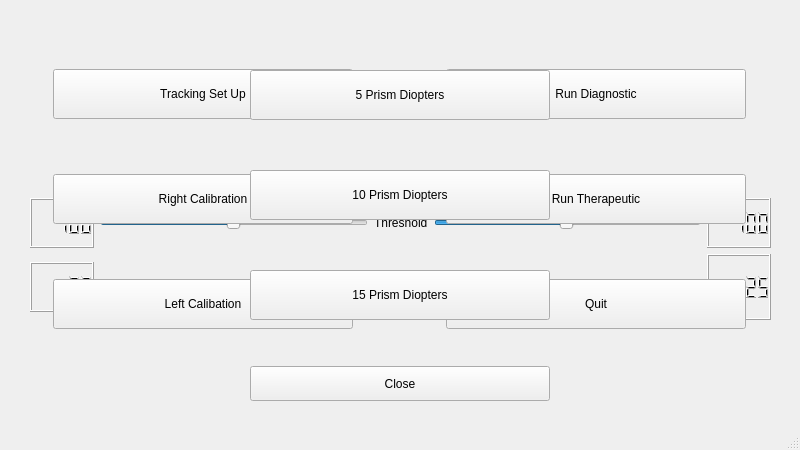
<?xml version="1.0" encoding="UTF-8"?>
<ui version="4.0">
 <class>MainWindow</class>
 <widget class="QMainWindow" name="MainWindow">
  <property name="geometry">
   <rect>
    <x>0</x>
    <y>0</y>
    <width>800</width>
    <height>450</height>
   </rect>
  </property>
  <property name="windowTitle">
   <string>MainWindow</string>
  </property>
  <widget class="QWidget" name="centralwidget">
   <widget class="QWidget" name="verticalLayoutWidget">
    <property name="geometry">
     <rect>
      <x>30</x>
      <y>0</y>
      <width>741</width>
      <height>401</height>
     </rect>
    </property>
    <layout class="QVBoxLayout" name="Displays_and_Controls">
     <item>
      <layout class="QHBoxLayout" name="Displays">
       <item>
        <widget class="QLabel" name="RightEyeDisplay">
         <property name="minimumSize">
          <size>
           <width>192</width>
           <height>192</height>
          </size>
         </property>
         <property name="maximumSize">
          <size>
           <width>192</width>
           <height>192</height>
          </size>
         </property>
         <property name="text">
          <string>&lt;html&gt;&lt;head/&gt;&lt;body&gt;&lt;p align=&quot;center&quot;&gt;Right Eye&lt;/p&gt;&lt;/body&gt;&lt;/html&gt;</string>
         </property>
        </widget>
       </item>
       <item>
        <widget class="QLabel" name="RightEyeLabel">
         <property name="text">
          <string>&lt;html&gt;&lt;head/&gt;&lt;body&gt;&lt;p&gt;&amp;lt;-- Right Eye&lt;/p&gt;&lt;/body&gt;&lt;/html&gt;</string>
         </property>
        </widget>
       </item>
       <item>
        <spacer name="horizontalSpacer">
         <property name="orientation">
          <enum>Qt::Horizontal</enum>
         </property>
         <property name="sizeHint" stdset="0">
          <size>
           <width>40</width>
           <height>20</height>
          </size>
         </property>
        </spacer>
       </item>
       <item>
        <widget class="QLabel" name="LeftEyeLabel">
         <property name="text">
          <string>&lt;html&gt;&lt;head/&gt;&lt;body&gt;&lt;p&gt;Left Eye --&amp;gt;&lt;/p&gt;&lt;/body&gt;&lt;/html&gt;</string>
         </property>
        </widget>
       </item>
       <item>
        <widget class="QLabel" name="LeftEyeDisplay">
         <property name="minimumSize">
          <size>
           <width>192</width>
           <height>192</height>
          </size>
         </property>
         <property name="maximumSize">
          <size>
           <width>192</width>
           <height>192</height>
          </size>
         </property>
         <property name="text">
          <string>&lt;html&gt;&lt;head/&gt;&lt;body&gt;&lt;p align=&quot;center&quot;&gt;Left Eye&lt;/p&gt;&lt;/body&gt;&lt;/html&gt;</string>
         </property>
        </widget>
       </item>
      </layout>
     </item>
     <item>
      <layout class="QHBoxLayout" name="ThresholdControls">
       <item>
        <widget class="QLCDNumber" name="RightEyeThresholdDisplay">
         <property name="minimumSize">
          <size>
           <width>0</width>
           <height>50</height>
          </size>
         </property>
         <property name="maximumSize">
          <size>
           <width>16777215</width>
           <height>50</height>
          </size>
         </property>
         <property name="intValue" stdset="0">
          <number>100</number>
         </property>
        </widget>
       </item>
       <item>
        <widget class="QSlider" name="RightEyeThresholdSlider">
         <property name="minimumSize">
          <size>
           <width>250</width>
           <height>50</height>
          </size>
         </property>
         <property name="maximumSize">
          <size>
           <width>16777215</width>
           <height>50</height>
          </size>
         </property>
         <property name="minimum">
          <number>1</number>
         </property>
         <property name="maximum">
          <number>200</number>
         </property>
         <property name="sliderPosition">
          <number>100</number>
         </property>
         <property name="orientation">
          <enum>Qt::Horizontal</enum>
         </property>
        </widget>
       </item>
       <item>
        <widget class="QLabel" name="ThresholdLabel">
         <property name="minimumSize">
          <size>
           <width>0</width>
           <height>50</height>
          </size>
         </property>
         <property name="maximumSize">
          <size>
           <width>16777215</width>
           <height>50</height>
          </size>
         </property>
         <property name="text">
          <string>Threshold</string>
         </property>
        </widget>
       </item>
       <item>
        <widget class="QSlider" name="LeftEyeThresholdSlider">
         <property name="minimumSize">
          <size>
           <width>250</width>
           <height>50</height>
          </size>
         </property>
         <property name="maximumSize">
          <size>
           <width>16777215</width>
           <height>50</height>
          </size>
         </property>
         <property name="minimum">
          <number>1</number>
         </property>
         <property name="maximum">
          <number>200</number>
         </property>
         <property name="sliderPosition">
          <number>100</number>
         </property>
         <property name="orientation">
          <enum>Qt::Horizontal</enum>
         </property>
        </widget>
       </item>
       <item>
        <widget class="QLCDNumber" name="LeftEyeThresholdDisplay">
         <property name="minimumSize">
          <size>
           <width>0</width>
           <height>50</height>
          </size>
         </property>
         <property name="maximumSize">
          <size>
           <width>16777215</width>
           <height>50</height>
          </size>
         </property>
         <property name="intValue" stdset="0">
          <number>100</number>
         </property>
        </widget>
       </item>
      </layout>
     </item>
     <item>
      <layout class="QHBoxLayout" name="RadiusControl">
       <item>
        <widget class="QLCDNumber" name="RightEyeRadiusDisplay">
         <property name="minimumSize">
          <size>
           <width>0</width>
           <height>50</height>
          </size>
         </property>
         <property name="maximumSize">
          <size>
           <width>16777215</width>
           <height>50</height>
          </size>
         </property>
         <property name="intValue" stdset="0">
          <number>25</number>
         </property>
        </widget>
       </item>
       <item>
        <widget class="QSlider" name="RightEyeRadiusSlider">
         <property name="minimumSize">
          <size>
           <width>250</width>
           <height>50</height>
          </size>
         </property>
         <property name="maximumSize">
          <size>
           <width>16777215</width>
           <height>50</height>
          </size>
         </property>
         <property name="value">
          <number>25</number>
         </property>
         <property name="orientation">
          <enum>Qt::Horizontal</enum>
         </property>
        </widget>
       </item>
       <item>
        <widget class="QLabel" name="RadiusLabel">
         <property name="minimumSize">
          <size>
           <width>0</width>
           <height>50</height>
          </size>
         </property>
         <property name="maximumSize">
          <size>
           <width>16777215</width>
           <height>50</height>
          </size>
         </property>
         <property name="text">
          <string>Radius</string>
         </property>
        </widget>
       </item>
       <item>
        <widget class="QSlider" name="LeftEyeRadiusSlider">
         <property name="minimumSize">
          <size>
           <width>250</width>
           <height>50</height>
          </size>
         </property>
         <property name="maximumSize">
          <size>
           <width>16777215</width>
           <height>50</height>
          </size>
         </property>
         <property name="minimum">
          <number>1</number>
         </property>
         <property name="maximum">
          <number>100</number>
         </property>
         <property name="value">
          <number>25</number>
         </property>
         <property name="orientation">
          <enum>Qt::Horizontal</enum>
         </property>
        </widget>
       </item>
       <item>
        <widget class="QLCDNumber" name="LeftEyeRadiusDisplay">
         <property name="sizePolicy">
          <sizepolicy hsizetype="Minimum" vsizetype="Minimum">
           <horstretch>0</horstretch>
           <verstretch>50</verstretch>
          </sizepolicy>
         </property>
         <property name="minimumSize">
          <size>
           <width>0</width>
           <height>50</height>
          </size>
         </property>
         <property name="intValue" stdset="0">
          <number>25</number>
         </property>
        </widget>
       </item>
      </layout>
     </item>
     <item>
      <spacer name="verticalSpacer">
       <property name="orientation">
        <enum>Qt::Vertical</enum>
       </property>
       <property name="sizeType">
        <enum>QSizePolicy::Fixed</enum>
       </property>
       <property name="sizeHint" stdset="0">
        <size>
         <width>20</width>
         <height>40</height>
        </size>
       </property>
      </spacer>
     </item>
     <item alignment="Qt::AlignHCenter">
      <widget class="QPushButton" name="CloseDisplay_and_Control">
       <property name="minimumSize">
        <size>
         <width>300</width>
         <height>35</height>
        </size>
       </property>
       <property name="maximumSize">
        <size>
         <width>300</width>
         <height>35</height>
        </size>
       </property>
       <property name="text">
        <string>Close</string>
       </property>
      </widget>
     </item>
    </layout>
   </widget>
   <widget class="QWidget" name="gridLayoutWidget">
    <property name="geometry">
     <rect>
      <x>10</x>
      <y>20</y>
      <width>781</width>
      <height>361</height>
     </rect>
    </property>
    <layout class="QGridLayout" name="HomeScreen">
     <property name="horizontalSpacing">
      <number>50</number>
     </property>
     <item row="2" column="0">
      <widget class="QPushButton" name="LeftCalibration">
       <property name="minimumSize">
        <size>
         <width>300</width>
         <height>50</height>
        </size>
       </property>
       <property name="maximumSize">
        <size>
         <width>300</width>
         <height>50</height>
        </size>
       </property>
       <property name="text">
        <string>Left Calibation</string>
       </property>
      </widget>
     </item>
     <item row="1" column="0">
      <widget class="QPushButton" name="RightCalibration">
       <property name="minimumSize">
        <size>
         <width>300</width>
         <height>50</height>
        </size>
       </property>
       <property name="maximumSize">
        <size>
         <width>300</width>
         <height>50</height>
        </size>
       </property>
       <property name="text">
        <string>Right Calibration</string>
       </property>
      </widget>
     </item>
     <item row="0" column="0">
      <widget class="QPushButton" name="TrackingSetUp">
       <property name="minimumSize">
        <size>
         <width>300</width>
         <height>50</height>
        </size>
       </property>
       <property name="maximumSize">
        <size>
         <width>300</width>
         <height>50</height>
        </size>
       </property>
       <property name="text">
        <string>Tracking Set Up</string>
       </property>
      </widget>
     </item>
     <item row="0" column="1">
      <widget class="QPushButton" name="RunDiagnostic">
       <property name="minimumSize">
        <size>
         <width>300</width>
         <height>50</height>
        </size>
       </property>
       <property name="maximumSize">
        <size>
         <width>300</width>
         <height>50</height>
        </size>
       </property>
       <property name="text">
        <string>Run Diagnostic</string>
       </property>
      </widget>
     </item>
     <item row="1" column="1">
      <widget class="QPushButton" name="RunTherapeutic">
       <property name="minimumSize">
        <size>
         <width>300</width>
         <height>50</height>
        </size>
       </property>
       <property name="maximumSize">
        <size>
         <width>300</width>
         <height>50</height>
        </size>
       </property>
       <property name="text">
        <string>Run Therapeutic</string>
       </property>
      </widget>
     </item>
     <item row="2" column="1">
      <widget class="QPushButton" name="Quit">
       <property name="minimumSize">
        <size>
         <width>300</width>
         <height>50</height>
        </size>
       </property>
       <property name="maximumSize">
        <size>
         <width>300</width>
         <height>50</height>
        </size>
       </property>
       <property name="text">
        <string>Quit</string>
       </property>
      </widget>
     </item>
    </layout>
   </widget>
   <widget class="QWidget" name="verticalLayoutWidget_2">
    <property name="geometry">
     <rect>
      <x>250</x>
      <y>70</y>
      <width>302</width>
      <height>252</height>
     </rect>
    </property>
    <layout class="QVBoxLayout" name="CalibrationSelection">
     <property name="spacing">
      <number>50</number>
     </property>
     <item>
      <widget class="QPushButton" name="Five_PD">
       <property name="minimumSize">
        <size>
         <width>300</width>
         <height>50</height>
        </size>
       </property>
       <property name="maximumSize">
        <size>
         <width>300</width>
         <height>50</height>
        </size>
       </property>
       <property name="text">
        <string>5 Prism Diopters</string>
       </property>
      </widget>
     </item>
     <item>
      <widget class="QPushButton" name="Ten_PD">
       <property name="minimumSize">
        <size>
         <width>300</width>
         <height>50</height>
        </size>
       </property>
       <property name="maximumSize">
        <size>
         <width>300</width>
         <height>50</height>
        </size>
       </property>
       <property name="text">
        <string>10 Prism Diopters</string>
       </property>
      </widget>
     </item>
     <item>
      <widget class="QPushButton" name="Fifteen_PD">
       <property name="minimumSize">
        <size>
         <width>300</width>
         <height>50</height>
        </size>
       </property>
       <property name="maximumSize">
        <size>
         <width>300</width>
         <height>50</height>
        </size>
       </property>
       <property name="text">
        <string>15 Prism Diopters</string>
       </property>
      </widget>
     </item>
    </layout>
   </widget>
  </widget>
  <widget class="QMenuBar" name="menubar">
   <property name="geometry">
    <rect>
     <x>0</x>
     <y>0</y>
     <width>800</width>
     <height>22</height>
    </rect>
   </property>
  </widget>
  <widget class="QStatusBar" name="statusbar"/>
 </widget>
 <resources/>
 <connections/>
</ui>
